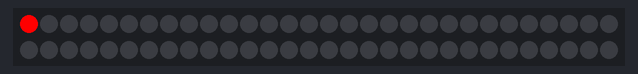
Simulated run of this sketch. Board: Arduino Uno, built with avr-gcc and run on an emulated ATmega328P. On the bench: 60 RGB LEDs in strip order, left to right, continuing on the next row. Dim RGB values are drawn brighter than linear.

Above: at 0.15 s.
At 0.77 s:
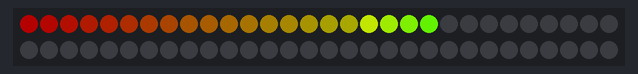
At 1.69 s:
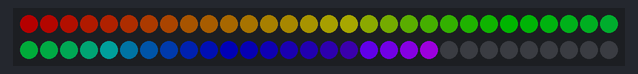
At 39.68 s:
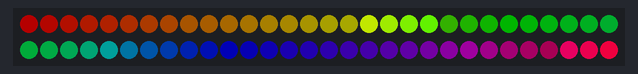

The sketch:

simplePulse.ino
```cpp
// a simple test to make some colors animate along a single strip, connected to pins 11/12

#include "FastLED.h"

#define NUM_LEDS 60
#define CLOCK_PIN 11
#define DATA_PIN 12
CRGB leds[NUM_LEDS];

 void setup()
 {
     FastLED.addLeds<APA102, DATA_PIN, CLOCK_PIN, GBR>(leds, NUM_LEDS);
 }

 void loop()
 {
        for(int ii = 0; ii < NUM_LEDS; ii++)
        {

//            leds[ii] = CRGB( ii, 100, 150); //CRGB::Blue;
            leds[ii] = CHSV( (ii*4)%255, 255, 255); //CRGB::Blue;
            FastLED.show();

            // clear /fade this led for the next time around the loop
            CRGB old = leds[(ii-3)%NUM_LEDS];
            leds[(ii-3)%NUM_LEDS] = CRGB(old.r/4, old.g/4, old.b/4);  //fade
            //leds[(ii-3)%NUM_LEDS] = CRGB::Black; //turn off completely
            delay(30);
        }
 }
```
